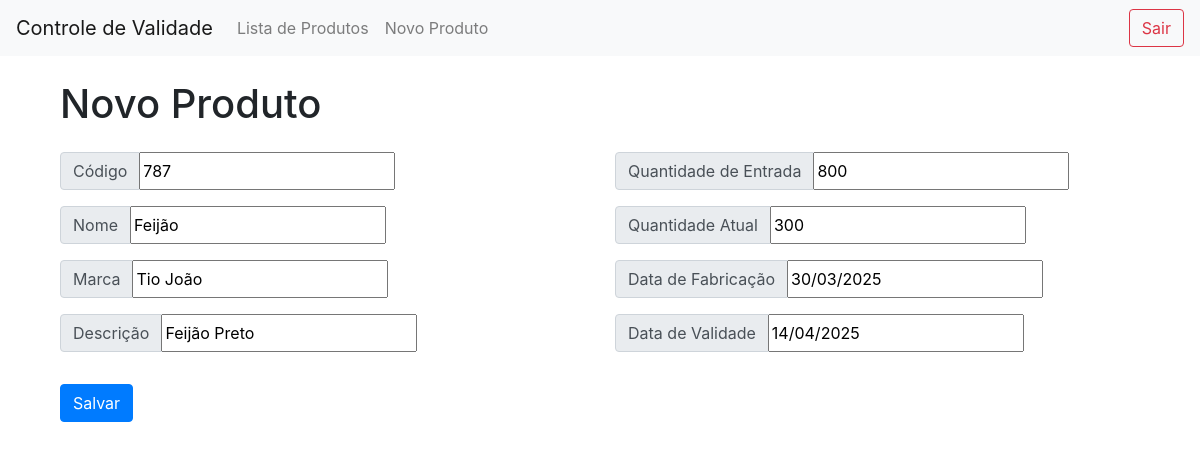
Page /edita/6/ (signed in) on the committed database.
### validade/models.py (models this page shows, shortened)
class Produto(models.Model):
    codigo = models.IntegerField(verbose_name='Código')
    nome = models.CharField(max_length=255)
    marca = models.CharField(max_length=255)
    descricao = models.CharField(max_length=255, verbose_name='Descrição')
    qtd_entrada = models.IntegerField(verbose_name='Quantidade Entrada')
    qtd_atual = models.IntegerField(verbose_name='Quantidade Atual')
    data_fabricacao = models.DateField(verbose_name='Data Fabricação')
    data_validade = models.DateField(verbose_name='Data Validade')

### validade/views.py (the view)
# urls.py: path('edita/<int:pk>/', EditaProdutoView.as_view(), name='edita_produto'),
class EditaProdutoView(LoginRequiredMixin, UpdateView):
    model = Produto
    form_class = ProdutoForm
    template_name = 'edita_produto.html'
    success_url = reverse_lazy('lista_produto')
    context_object_name = 'produtos'
    login_url = '/login/'  # Redirecionamento para a página de login caso o usuário não esteja autenticado

### validade/forms.py
class ProdutoForm(forms.ModelForm):
    class Meta:
        model = Produto
        fields = '__all__'

### validade/templates/edita_produto.html (shortened to what this page needs)
{% extends 'base.html' %}
{% block content %}
    <div class="container">
        <h1 class="mt-4">Novo Produto</h1>
        <form class="mt-4" method="post">
            <div class="row">
                <div class="col-xs-12 col-sm-6 col-md-6">
                    <div class="form-group">
                        <div class="input-group">
                            <div class="input-group-prepend">
                                <span class="input-group-text">Código</span>
                            </div>
                            {{ form.codigo }}
                        </div>
                    </div>
                    <div class="form-group">
                        <div class="input-group">
                            <div class="input-group-prepend">
                                <span class="input-group-text">Nome</span>
                            </div>
                            {{ form.nome }}
                        </div>
                    </div>
                    <div class="form-group">
                        <div class="input-group">
                            <div class="input-group-prepend">
                                <span class="input-group-text">Marca</span>
                            </div>
                            {{ form.marca }}
                        </div>
                    </div>
                    <div class="form-group">
                        <div class="input-group">
                            <div class="input-group-prepend">
                                <span class="input-group-text">Descrição</span>
                            </div>
                            {{ form.descricao }}
                        </div>
                    </div>
                </div>
                <div class="col-xs-12 col-sm-6 col-md-6">
                    <div class="form-group">
                        <div class="input-group">
                            <div class="input-group-prepend">
                                <span class="input-group-text">Quantidade de Entrada</span>
                            </div>
                            {{ form.qtd_entrada }}
                        </div>
                    </div>
                    <div class="form-group">
                        <div class="input-group">
                            <div class="input-group-prepend">
                                <span class="input-group-text">Quantidade Atual</span>
                            </div>
                            {{ form.qtd_atual }}
                        </div>
                    </div>
                    <div class="form-group">
                        <div class="input-group">
                            <div class="input-group-prepend">
                                <span class="input-group-text">Data de Fabricação</span>
                            </div>
                            {{ form.data_fabricacao }}
                        </div>
                    </div>
                    <div class="form-group">
                        <div class="input-group">
                            <div class="input-group-prepend">
                                <span class="input-group-text">Data de Validade</span>
                            </div>
                            {{ form.data_validade }}
                        </div>
                    </div>
                </div>
            </div>
            <button type="submit" class="btn btn-primary mt-3">Salvar</button>
        </form>
    </div>
{% endblock %}

### rows in the picture
Produto: codigo "787", nome "Feijão", marca "Tio João", descricao "Feijão Preto", qtd_entrada "800", qtd_atual "300", data_fabricacao "30/03/2025", data_validade "14/04/2025"
